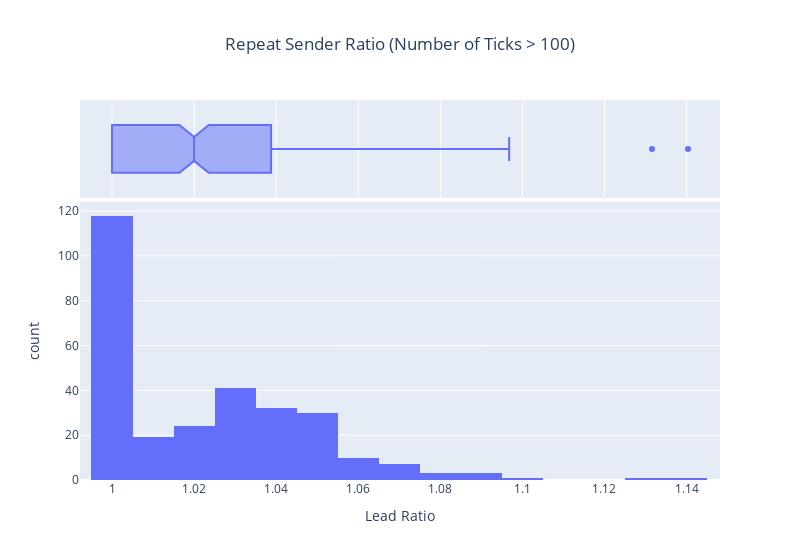

Here is the notebook cell this chart was saved with:
### Code cell
col=dfs['Repeat Sender Ratio']

fig1 = px.histogram(col, marginal='box', width=800, title="Repeat Sender Ratio (Number of Ticks > 100)")
fig1.update_layout(showlegend=False, title_x=0.5)
fig1.update_xaxes(title="Lead Ratio", row=1,col=1, range=_)

### Figure 1 — Plotly figure (JSON) as saved in the notebook; plotly's stock layout.template omitted (floating-point values rounded to 4 significant figures; data arrays with more than 128 entries replaced by an {"elided": "..."} marker saying what was removed)
{"data": [{"alignmentgroup": "True", "bingroup": "x", "hovertemplate": "variable=Repeat Sender Ratio<br>value=%{x}<br>count=%{y}<extra></extra>", "legendgroup": "Repeat Sender Ratio", "marker": {"color": "#636efa", "pattern": {"shape": ""}}, "name": "Repeat Sender Ratio", "offsetgroup": "Repeat Sender Ratio", "orientation": "v", "showlegend": true, "type": "histogram", "x": {"elided": "290 float values"}, "xaxis": "x", "yaxis": "y"}, {"alignmentgroup": "True", "hovertemplate": "variable=Repeat Sender Ratio<br>value=%{x}<extra></extra>", "legendgroup": "Repeat Sender Ratio", "marker": {"color": "#636efa"}, "name": "Repeat Sender Ratio", "notched": true, "offsetgroup": "Repeat Sender Ratio", "showlegend": false, "type": "box", "x": {"elided": "290 float values"}, "xaxis": "x2", "yaxis": "y2"}], "layout": {"barmode": "relative", "legend": {"title": {"text": "variable"}, "tracegroupgap": 0}, "showlegend": false, "title": {"text": "Repeat Sender Ratio (Number of Ticks > 100)", "x": 0.5}, "width": 800, "xaxis": {"anchor": "y", "domain": [0, 1], "title": {"text": "Lead Ratio"}}, "xaxis2": {"anchor": "y2", "domain": [0, 1], "matches": "x", "showgrid": true, "showticklabels": false}, "yaxis": {"anchor": "x", "domain": [0, 0.7326], "title": {"text": "count"}}, "yaxis2": {"anchor": "x2", "domain": [0.7426, 1], "matches": "y2", "showgrid": false, "showline": false, "showticklabels": false, "ticks": ""}}}
